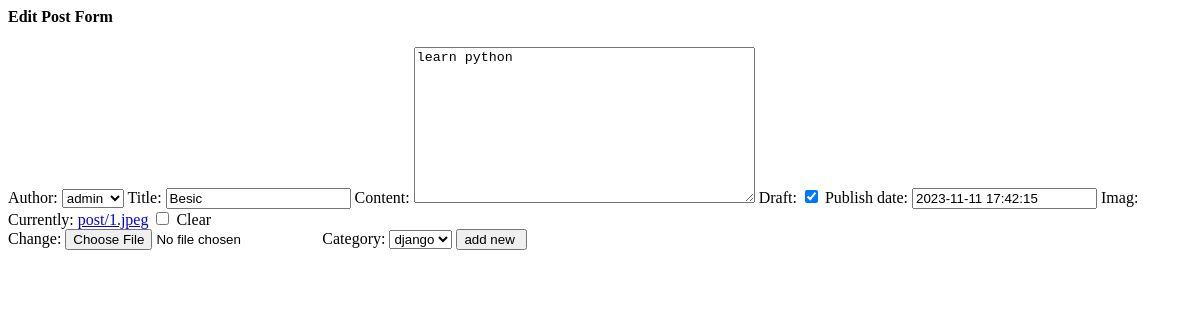
The page /posts/1/edit on the database as committed earlier.
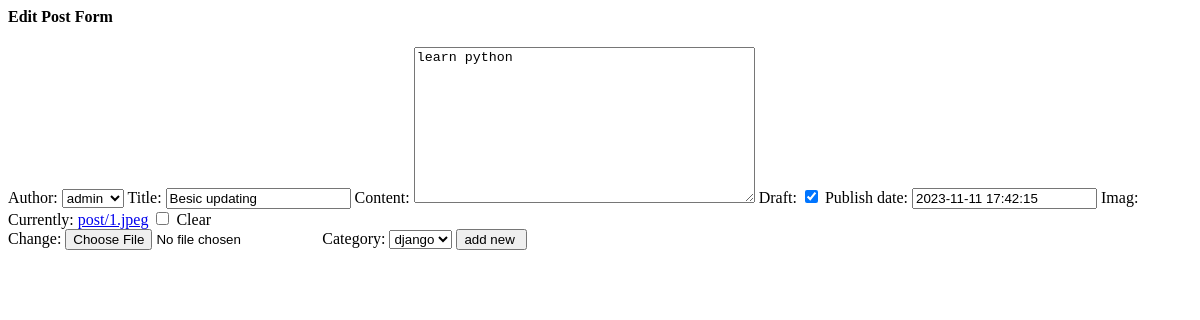
The same page on the database as committed later.
### posts/models.py (models this page shows, shortened)
class Post(models.Model):
    author = models.ForeignKey(User,related_name='post_author',on_delete=models.CASCADE)
    title = models.CharField(max_length=100)
    content = models.TextField(max_length=20000)
    draft = models.BooleanField(default=True)
    publish_date= models.DateTimeField(default = timezone.now)
    tags = TaggableManager()
    imag=models.ImageField(upload_to='post',null=True,blank=True)
    category=models.ForeignKey('Category',related_name='post_category',on_delete=models.SET_NULL,null=True)

### posts/views.py (the view)
# urls.py: path('posts/<int:pk>/edit',EditPost.as_view()),
class EditPost(UpdateView):
    model= Post
    fields='__all__'
    success_url='/posts/'
    template_name ='posts/edit.html'

### posts/models.py (called while the page is built)
    def __str__(self):
        return self.name

### posts/templates/posts/edit.html (shortened to what this page needs)
<h4>Edit Post Form</h4>
<form method="post" enctype ='multipart/form-data'>
    {{form}}
    <input type="submit" value="add new ">
</form>

Rows that differ between the two databases and show on the page:
changed Post "admin": title "Besic" → "Besic updating"
